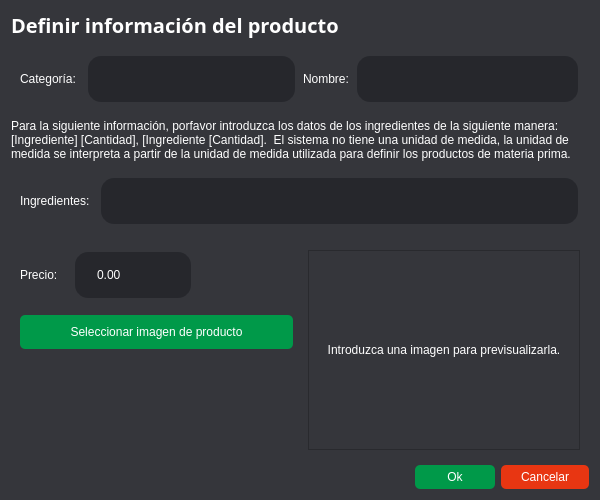
<?xml version="1.0" encoding="UTF-8"?>
<ui version="4.0">
 <class>ProductFormDialog</class>
 <widget class="QDialog" name="ProductFormDialog">
  <property name="geometry">
   <rect>
    <x>0</x>
    <y>0</y>
    <width>600</width>
    <height>500</height>
   </rect>
  </property>
  <property name="minimumSize">
   <size>
    <width>500</width>
    <height>400</height>
   </size>
  </property>
  <property name="maximumSize">
   <size>
    <width>800</width>
    <height>700</height>
   </size>
  </property>
  <property name="windowTitle">
   <string>Dialog</string>
  </property>
  <property name="styleSheet">
   <string notr="true">background-color: rgb(53, 54, 59);</string>
  </property>
  <layout class="QVBoxLayout" name="verticalLayout">
   <item>
    <widget class="QLabel" name="label">
     <property name="font">
      <font>
       <family>Segoe UI Variable</family>
       <pointsize>15</pointsize>
       <bold>true</bold>
      </font>
     </property>
     <property name="styleSheet">
      <string notr="true">color: rgb(255, 255, 255);</string>
     </property>
     <property name="text">
      <string>Definir información del producto</string>
     </property>
    </widget>
   </item>
   <item>
    <widget class="QWidget" name="widget" native="true">
     <layout class="QHBoxLayout" name="horizontalLayout_2">
      <item>
       <layout class="QHBoxLayout" name="horizontalLayout">
        <item>
         <widget class="QLabel" name="producCategory_label">
          <property name="styleSheet">
           <string notr="true">color: rgb(255, 255, 255);</string>
          </property>
          <property name="text">
           <string>Categoría: </string>
          </property>
         </widget>
        </item>
        <item>
         <widget class="QComboBox" name="productCategory_comboBox">
          <property name="sizePolicy">
           <sizepolicy hsizetype="Expanding" vsizetype="Fixed">
            <horstretch>0</horstretch>
            <verstretch>0</verstretch>
           </sizepolicy>
          </property>
          <property name="minimumSize">
           <size>
            <width>0</width>
            <height>50</height>
           </size>
          </property>
          <property name="styleSheet">
           <string notr="true">  QComboBox {
    border: 2px solid rgb(53, 54, 59);
    border-radius: 15px;
    color: rgb(255, 255, 255);
    background-color: rgb(38, 39, 44);
    padding-left: 20px;
    padding-right: 20px;
  }

  /* Estilo para el área desplegable */
QComboBox QAbstractItemView {
    border: 2px solid rgb(53, 54, 59);
    background-color: rgb(38, 39, 44);
    color: rgb(255, 255, 255);
    selection-background-color: rgb(63, 64, 70);
    selection-color: white;
 }

QComboBox::drop-down {
    width: 0px; /* Hacemos que la flecha no ocupe espacio */
    border: none;
    background-color: transparent;
}</string>
          </property>
         </widget>
        </item>
       </layout>
      </item>
      <item>
       <layout class="QHBoxLayout" name="horizontalLayout_3">
        <item>
         <widget class="QLabel" name="productName_label">
          <property name="styleSheet">
           <string notr="true">color: rgb(255, 255, 255);</string>
          </property>
          <property name="text">
           <string>Nombre:</string>
          </property>
         </widget>
        </item>
        <item>
         <widget class="QLineEdit" name="productName_lineEdit">
          <property name="sizePolicy">
           <sizepolicy hsizetype="Expanding" vsizetype="Expanding">
            <horstretch>0</horstretch>
            <verstretch>0</verstretch>
           </sizepolicy>
          </property>
          <property name="minimumSize">
           <size>
            <width>0</width>
            <height>50</height>
           </size>
          </property>
          <property name="maximumSize">
           <size>
            <width>16777215</width>
            <height>60</height>
           </size>
          </property>
          <property name="styleSheet">
           <string notr="true">QLineEdit {
  border: 2px solid rgb(53, 54, 59);
  border-radius: 15px;

  color: rgb(255, 255, 255);
  background-color: rgb(38, 39, 44);
  padding-left: 20px;
  padding-right: 20px;
  padding-top: 10px;
  padding-bottom: 10px;
}</string>
          </property>
          <property name="alignment">
           <set>Qt::AlignmentFlag::AlignLeading|Qt::AlignmentFlag::AlignLeft|Qt::AlignmentFlag::AlignVCenter</set>
          </property>
         </widget>
        </item>
       </layout>
      </item>
     </layout>
    </widget>
   </item>
   <item>
    <widget class="QLabel" name="label_2">
     <property name="styleSheet">
      <string notr="true">color: rgb(255, 255, 255);</string>
     </property>
     <property name="text">
      <string>Para la siguiente información, porfavor introduzca los datos de los ingredientes de la siguiente manera: [Ingrediente] [Cantidad], [Ingrediente [Cantidad].  El sistema no tiene una unidad de medida, la unidad de medida se interpreta a partir de la unidad de medida utilizada para definir los productos de materia prima.</string>
     </property>
     <property name="wordWrap">
      <bool>true</bool>
     </property>
    </widget>
   </item>
   <item>
    <widget class="QWidget" name="widget_2" native="true">
     <layout class="QHBoxLayout" name="horizontalLayout_4">
      <item>
       <widget class="QLabel" name="productIngredients_label">
        <property name="styleSheet">
         <string notr="true">color: rgb(255, 255, 255);</string>
        </property>
        <property name="text">
         <string>Ingredientes: </string>
        </property>
       </widget>
      </item>
      <item>
       <widget class="QLineEdit" name="productIngredients_lineEdit">
        <property name="sizePolicy">
         <sizepolicy hsizetype="Expanding" vsizetype="Expanding">
          <horstretch>0</horstretch>
          <verstretch>0</verstretch>
         </sizepolicy>
        </property>
        <property name="minimumSize">
         <size>
          <width>0</width>
          <height>50</height>
         </size>
        </property>
        <property name="maximumSize">
         <size>
          <width>16777215</width>
          <height>60</height>
         </size>
        </property>
        <property name="layoutDirection">
         <enum>Qt::LayoutDirection::LeftToRight</enum>
        </property>
        <property name="styleSheet">
         <string notr="true">QLineEdit {
  border: 2px solid rgb(53, 54, 59);
  border-radius: 15px;

  color: rgb(255, 255, 255);
  background-color: rgb(38, 39, 44);
  padding-left: 20px;
  padding-right: 20px;
  padding-top: 10px;
  padding-bottom: 10px;
}</string>
        </property>
        <property name="alignment">
         <set>Qt::AlignmentFlag::AlignLeading|Qt::AlignmentFlag::AlignLeft|Qt::AlignmentFlag::AlignVCenter</set>
        </property>
       </widget>
      </item>
     </layout>
    </widget>
   </item>
   <item>
    <widget class="QWidget" name="widget_3" native="true">
     <property name="sizePolicy">
      <sizepolicy hsizetype="Expanding" vsizetype="Expanding">
       <horstretch>0</horstretch>
       <verstretch>0</verstretch>
      </sizepolicy>
     </property>
     <layout class="QHBoxLayout" name="horizontalLayout_5">
      <property name="spacing">
       <number>15</number>
      </property>
      <item>
       <layout class="QVBoxLayout" name="verticalLayout_2">
        <item>
         <layout class="QHBoxLayout" name="horizontalLayout_6">
          <item>
           <widget class="QLabel" name="productPrice_label">
            <property name="styleSheet">
             <string notr="true">color: rgb(255, 255, 255);</string>
            </property>
            <property name="text">
             <string>Precio:</string>
            </property>
           </widget>
          </item>
          <item>
           <widget class="QDoubleSpinBox" name="productPrice_doubleSpinBox">
            <property name="sizePolicy">
             <sizepolicy hsizetype="Preferred" vsizetype="Fixed">
              <horstretch>0</horstretch>
              <verstretch>0</verstretch>
             </sizepolicy>
            </property>
            <property name="minimumSize">
             <size>
              <width>120</width>
              <height>50</height>
             </size>
            </property>
            <property name="styleSheet">
             <string notr="true">QDoubleSpinBox {
  border: 2px solid rgb(53, 54, 59);
  border-radius: 15px;

  color: rgb(255, 255, 255);
  background-color: rgb(38, 39, 44);
  padding-left: 20px;
  padding-right: 20px;
}

QDoubleSpinBox::up-button, QDoubleSpinBox::down-button {
  width: 0px; /* Hacer que los botones no sean visibles */
}
</string>
            </property>
            <property name="maximum">
             <double>100000.000000000000000</double>
            </property>
           </widget>
          </item>
          <item>
           <spacer name="horizontalSpacer">
            <property name="orientation">
             <enum>Qt::Orientation::Horizontal</enum>
            </property>
            <property name="sizeHint" stdset="0">
             <size>
              <width>40</width>
              <height>20</height>
             </size>
            </property>
           </spacer>
          </item>
         </layout>
        </item>
        <item>
         <widget class="QPushButton" name="productImageSelector_button">
          <property name="sizePolicy">
           <sizepolicy hsizetype="Expanding" vsizetype="Fixed">
            <horstretch>0</horstretch>
            <verstretch>0</verstretch>
           </sizepolicy>
          </property>
          <property name="maximumSize">
           <size>
            <width>16777215</width>
            <height>16777215</height>
           </size>
          </property>
          <property name="styleSheet">
           <string notr="true">QPushButton {
	border-radius: 5px;
	padding: 10px;
	background-color: rgb(0, 153, 73);
	color: rgb(255, 255, 255);
}

QPushButton:hover {
  background-color: rgb(0, 181, 84);     /* Fondo al pasar el mouse */
  color: #f0f0f0;                /* Color del texto al pasar el mouse */
}

QPushButton:pressed {
  background-color: rgb(0, 125, 58);     /* Fondo al presionar */
  color: #d0d0d0;                /* Color del texto al presionar */
}

QPushButton:disabled {
  background-color: rgb(39, 39, 43);     /* Fondo deshabilitado */
  color: #7f8c8d;                /* Color del texto deshabilitado */
}

QPushButton:checked {
  background-color: #27ae60;     /* Fondo cuando está checkable y activado */
  color: #ecf0f1;        
}</string>
          </property>
          <property name="text">
           <string>Seleccionar imagen de producto</string>
          </property>
         </widget>
        </item>
        <item>
         <spacer name="verticalSpacer">
          <property name="orientation">
           <enum>Qt::Orientation::Vertical</enum>
          </property>
          <property name="sizeHint" stdset="0">
           <size>
            <width>20</width>
            <height>40</height>
           </size>
          </property>
         </spacer>
        </item>
       </layout>
      </item>
      <item>
       <widget class="QLabel" name="producImage_label">
        <property name="sizePolicy">
         <sizepolicy hsizetype="Expanding" vsizetype="Expanding">
          <horstretch>0</horstretch>
          <verstretch>0</verstretch>
         </sizepolicy>
        </property>
        <property name="minimumSize">
         <size>
          <width>200</width>
          <height>200</height>
         </size>
        </property>
        <property name="maximumSize">
         <size>
          <width>16777215</width>
          <height>16777215</height>
         </size>
        </property>
        <property name="layoutDirection">
         <enum>Qt::LayoutDirection::LeftToRight</enum>
        </property>
        <property name="autoFillBackground">
         <bool>false</bool>
        </property>
        <property name="styleSheet">
         <string notr="true">color: rgb(255, 255, 255);</string>
        </property>
        <property name="frameShape">
         <enum>QFrame::Shape::StyledPanel</enum>
        </property>
        <property name="text">
         <string>Introduzca una imagen para previsualizarla.</string>
        </property>
        <property name="alignment">
         <set>Qt::AlignmentFlag::AlignCenter</set>
        </property>
        <property name="wordWrap">
         <bool>true</bool>
        </property>
       </widget>
      </item>
     </layout>
    </widget>
   </item>
   <item>
    <layout class="QHBoxLayout" name="horizontalLayout_7">
     <item>
      <spacer name="horizontalSpacer_2">
       <property name="orientation">
        <enum>Qt::Orientation::Horizontal</enum>
       </property>
       <property name="sizeHint" stdset="0">
        <size>
         <width>40</width>
         <height>20</height>
        </size>
       </property>
      </spacer>
     </item>
     <item>
      <widget class="QPushButton" name="acceptProduct_button">
       <property name="sizePolicy">
        <sizepolicy hsizetype="Minimum" vsizetype="Fixed">
         <horstretch>0</horstretch>
         <verstretch>0</verstretch>
        </sizepolicy>
       </property>
       <property name="minimumSize">
        <size>
         <width>80</width>
         <height>0</height>
        </size>
       </property>
       <property name="styleSheet">
        <string notr="true">QPushButton {
	border-radius: 5px;
	padding-top: 5px;
	padding-bottom: 5px;
	padding-left: 20px;
	padding-right: 20px px;
	background-color: rgb(0, 153, 73);
	color: rgb(255, 255, 255);
}

QPushButton:hover {
  background-color: rgb(0, 181, 84);     /* Fondo al pasar el mouse */
  color: #f0f0f0;                /* Color del texto al pasar el mouse */
}

QPushButton:pressed {
  background-color: rgb(0, 125, 58);     /* Fondo al presionar */
  color: #d0d0d0;                /* Color del texto al presionar */
}

QPushButton:disabled {
  background-color: rgb(39, 39, 43);     /* Fondo deshabilitado */
  color: #7f8c8d;                /* Color del texto deshabilitado */
}

QPushButton:checked {
  background-color: #27ae60;     /* Fondo cuando está checkable y activado */
  color: #ecf0f1;        
}</string>
       </property>
       <property name="text">
        <string>Ok</string>
       </property>
      </widget>
     </item>
     <item>
      <widget class="QPushButton" name="cancelProduct_button">
       <property name="minimumSize">
        <size>
         <width>80</width>
         <height>0</height>
        </size>
       </property>
       <property name="styleSheet">
        <string notr="true">QPushButton {
	border-radius: 5px;
	padding-top: 5px;
	padding-bottom: 5px;
	padding-left: 20px;
	padding-right: 20px px;
	background-color: rgb(232, 54, 18);
	color: rgb(255, 255, 255);
}

QPushButton:hover {
  background-color: rgb(253, 59, 20);     /* Fondo al pasar el mouse */
  color: #f0f0f0;                /* Color del texto al pasar el mouse */
}

QPushButton:pressed {
  background-color: rgb(208, 48, 16);    /* Fondo al presionar */
  color: #d0d0d0;                /* Color del texto al presionar */
}

QPushButton:disabled {
  background-color: rgb(39, 39, 43);     /* Fondo deshabilitado */
  color: #7f8c8d;                /* Color del texto deshabilitado */
}

QPushButton:checked {
  background-color: #27ae60;     /* Fondo cuando está checkable y activado */
  color: #ecf0f1;        
}</string>
       </property>
       <property name="text">
        <string>Cancelar</string>
       </property>
      </widget>
     </item>
    </layout>
   </item>
  </layout>
 </widget>
 <resources/>
 <connections/>
</ui>
